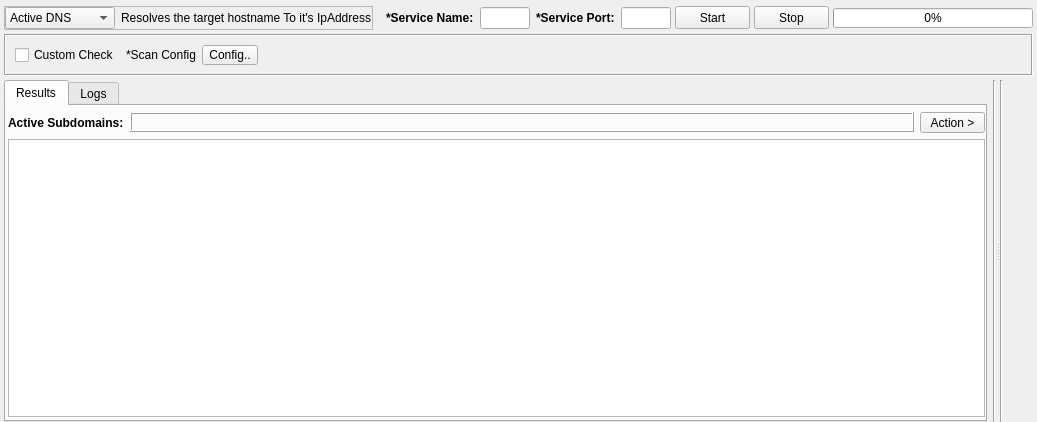
<?xml version="1.0" encoding="UTF-8"?>
<ui version="4.0">
 <class>Active</class>
 <widget class="QWidget" name="Active">
  <property name="geometry">
   <rect>
    <x>0</x>
    <y>0</y>
    <width>1037</width>
    <height>422</height>
   </rect>
  </property>
  <property name="windowTitle">
   <string>Form</string>
  </property>
  <property name="styleSheet">
   <string notr="true"/>
  </property>
  <layout class="QVBoxLayout" name="verticalLayout_2">
   <property name="spacing">
    <number>4</number>
   </property>
   <property name="leftMargin">
    <number>4</number>
   </property>
   <property name="topMargin">
    <number>6</number>
   </property>
   <property name="rightMargin">
    <number>4</number>
   </property>
   <property name="bottomMargin">
    <number>0</number>
   </property>
   <item>
    <layout class="QHBoxLayout" name="horizontalLayout_5">
     <item>
      <widget class="QFrame" name="frameDefault">
       <property name="frameShape">
        <enum>QFrame::StyledPanel</enum>
       </property>
       <property name="frameShadow">
        <enum>QFrame::Raised</enum>
       </property>
       <layout class="QHBoxLayout" name="horizontalLayout_3">
        <property name="leftMargin">
         <number>0</number>
        </property>
        <property name="topMargin">
         <number>0</number>
        </property>
        <property name="rightMargin">
         <number>0</number>
        </property>
        <property name="bottomMargin">
         <number>0</number>
        </property>
        <item>
         <widget class="QComboBox" name="comboBoxOption">
          <property name="sizePolicy">
           <sizepolicy hsizetype="Fixed" vsizetype="Fixed">
            <horstretch>0</horstretch>
            <verstretch>0</verstretch>
           </sizepolicy>
          </property>
          <property name="minimumSize">
           <size>
            <width>110</width>
            <height>22</height>
           </size>
          </property>
          <property name="focusPolicy">
           <enum>Qt::NoFocus</enum>
          </property>
          <property name="styleSheet">
           <string notr="true"/>
          </property>
          <item>
           <property name="text">
            <string>Active DNS</string>
           </property>
          </item>
          <item>
           <property name="text">
            <string>Active For HTTP</string>
           </property>
          </item>
          <item>
           <property name="text">
            <string>Active For HTTPS</string>
           </property>
          </item>
          <item>
           <property name="text">
            <string>Active For FTP</string>
           </property>
          </item>
          <item>
           <property name="text">
            <string>Active For SMTP</string>
           </property>
          </item>
         </widget>
        </item>
        <item>
         <widget class="QLabel" name="label_details">
          <property name="font">
           <font>
            <weight>50</weight>
            <bold>false</bold>
           </font>
          </property>
          <property name="text">
           <string>Resolves the target hostname To it's IpAddress</string>
          </property>
         </widget>
        </item>
       </layout>
      </widget>
     </item>
     <item>
      <widget class="QFrame" name="frameCustom">
       <property name="frameShape">
        <enum>QFrame::NoFrame</enum>
       </property>
       <property name="frameShadow">
        <enum>QFrame::Sunken</enum>
       </property>
       <layout class="QHBoxLayout" name="horizontalLayout">
        <property name="leftMargin">
         <number>9</number>
        </property>
        <property name="topMargin">
         <number>0</number>
        </property>
        <property name="rightMargin">
         <number>0</number>
        </property>
        <property name="bottomMargin">
         <number>0</number>
        </property>
        <item>
         <widget class="QLabel" name="label_3">
          <property name="sizePolicy">
           <sizepolicy hsizetype="Maximum" vsizetype="Maximum">
            <horstretch>0</horstretch>
            <verstretch>0</verstretch>
           </sizepolicy>
          </property>
          <property name="minimumSize">
           <size>
            <width>0</width>
            <height>0</height>
           </size>
          </property>
          <property name="font">
           <font>
            <weight>75</weight>
            <bold>true</bold>
           </font>
          </property>
          <property name="text">
           <string>*Service Name:</string>
          </property>
         </widget>
        </item>
        <item>
         <widget class="QLineEdit" name="lineEditServiceName"/>
        </item>
        <item>
         <widget class="QLabel" name="label_4">
          <property name="sizePolicy">
           <sizepolicy hsizetype="Maximum" vsizetype="Maximum">
            <horstretch>0</horstretch>
            <verstretch>0</verstretch>
           </sizepolicy>
          </property>
          <property name="minimumSize">
           <size>
            <width>0</width>
            <height>0</height>
           </size>
          </property>
          <property name="font">
           <font>
            <weight>75</weight>
            <bold>true</bold>
           </font>
          </property>
          <property name="text">
           <string>*Service Port:</string>
          </property>
         </widget>
        </item>
        <item>
         <widget class="QLineEdit" name="lineEditServicePort"/>
        </item>
       </layout>
      </widget>
     </item>
     <item>
      <spacer name="horizontalSpacer">
       <property name="orientation">
        <enum>Qt::Horizontal</enum>
       </property>
       <property name="sizeHint" stdset="0">
        <size>
         <width>40</width>
         <height>20</height>
        </size>
       </property>
      </spacer>
     </item>
     <item>
      <widget class="QPushButton" name="buttonStart">
       <property name="sizePolicy">
        <sizepolicy hsizetype="Fixed" vsizetype="Fixed">
         <horstretch>0</horstretch>
         <verstretch>0</verstretch>
        </sizepolicy>
       </property>
       <property name="minimumSize">
        <size>
         <width>75</width>
         <height>23</height>
        </size>
       </property>
       <property name="styleSheet">
        <string notr="true"/>
       </property>
       <property name="text">
        <string>Start</string>
       </property>
      </widget>
     </item>
     <item>
      <widget class="QPushButton" name="buttonStop">
       <property name="sizePolicy">
        <sizepolicy hsizetype="Fixed" vsizetype="Fixed">
         <horstretch>0</horstretch>
         <verstretch>0</verstretch>
        </sizepolicy>
       </property>
       <property name="minimumSize">
        <size>
         <width>75</width>
         <height>23</height>
        </size>
       </property>
       <property name="styleSheet">
        <string notr="true"/>
       </property>
       <property name="text">
        <string>Stop</string>
       </property>
      </widget>
     </item>
     <item>
      <widget class="QProgressBar" name="progressBar">
       <property name="minimumSize">
        <size>
         <width>200</width>
         <height>20</height>
        </size>
       </property>
       <property name="maximumSize">
        <size>
         <width>200</width>
         <height>20</height>
        </size>
       </property>
       <property name="styleSheet">
        <string notr="true"/>
       </property>
       <property name="value">
        <number>0</number>
       </property>
      </widget>
     </item>
    </layout>
   </item>
   <item>
    <widget class="QFrame" name="frame">
     <property name="sizePolicy">
      <sizepolicy hsizetype="Preferred" vsizetype="Preferred">
       <horstretch>0</horstretch>
       <verstretch>0</verstretch>
      </sizepolicy>
     </property>
     <property name="minimumSize">
      <size>
       <width>0</width>
       <height>42</height>
      </size>
     </property>
     <property name="maximumSize">
      <size>
       <width>16777215</width>
       <height>42</height>
      </size>
     </property>
     <property name="frameShape">
      <enum>QFrame::Box</enum>
     </property>
     <property name="frameShadow">
      <enum>QFrame::Sunken</enum>
     </property>
     <layout class="QHBoxLayout" name="horizontalLayout_2">
      <item>
       <widget class="QCheckBox" name="checkBoxCustomActive">
        <property name="text">
         <string>Custom Check</string>
        </property>
       </widget>
      </item>
      <item>
       <widget class="QLabel" name="label">
        <property name="text">
         <string>*Scan Config</string>
        </property>
       </widget>
      </item>
      <item>
       <widget class="QToolButton" name="buttonConfig">
        <property name="minimumSize">
         <size>
          <width>0</width>
          <height>18</height>
         </size>
        </property>
        <property name="styleSheet">
         <string notr="true"/>
        </property>
        <property name="text">
         <string>Config..</string>
        </property>
       </widget>
      </item>
      <item>
       <spacer name="horizontalSpacer_6">
        <property name="orientation">
         <enum>Qt::Horizontal</enum>
        </property>
        <property name="sizeHint" stdset="0">
         <size>
          <width>397</width>
          <height>20</height>
         </size>
        </property>
       </spacer>
      </item>
     </layout>
    </widget>
   </item>
   <item>
    <widget class="QSplitter" name="splitter">
     <property name="orientation">
      <enum>Qt::Horizontal</enum>
     </property>
     <widget class="QWidget" name="layoutWidget">
      <layout class="QHBoxLayout" name="horizontalLayout_4">
       <item>
        <widget class="QTabWidget" name="tabWidgetResults">
         <property name="styleSheet">
          <string notr="true"/>
         </property>
         <property name="tabPosition">
          <enum>QTabWidget::North</enum>
         </property>
         <property name="currentIndex">
          <number>0</number>
         </property>
         <widget class="QWidget" name="tabResults">
          <attribute name="title">
           <string>Results</string>
          </attribute>
          <layout class="QVBoxLayout" name="verticalLayout">
           <property name="leftMargin">
            <number>2</number>
           </property>
           <property name="topMargin">
            <number>6</number>
           </property>
           <property name="rightMargin">
            <number>0</number>
           </property>
           <property name="bottomMargin">
            <number>3</number>
           </property>
           <item>
            <layout class="QHBoxLayout" name="horizontalLayout_18">
             <item>
              <widget class="QLabel" name="label_14">
               <property name="sizePolicy">
                <sizepolicy hsizetype="Maximum" vsizetype="Preferred">
                 <horstretch>0</horstretch>
                 <verstretch>0</verstretch>
                </sizepolicy>
               </property>
               <property name="font">
                <font>
                 <weight>75</weight>
                 <bold>true</bold>
                </font>
               </property>
               <property name="text">
                <string>Active Subdomains:</string>
               </property>
              </widget>
             </item>
             <item>
              <widget class="QLabel" name="labelResultsCount">
               <property name="sizePolicy">
                <sizepolicy hsizetype="Preferred" vsizetype="Maximum">
                 <horstretch>0</horstretch>
                 <verstretch>0</verstretch>
                </sizepolicy>
               </property>
               <property name="minimumSize">
                <size>
                 <width>0</width>
                 <height>20</height>
                </size>
               </property>
               <property name="maximumSize">
                <size>
                 <width>16777215</width>
                 <height>20</height>
                </size>
               </property>
               <property name="font">
                <font>
                 <weight>75</weight>
                 <bold>true</bold>
                </font>
               </property>
               <property name="styleSheet">
                <string notr="true"/>
               </property>
               <property name="frameShape">
                <enum>QFrame::Box</enum>
               </property>
               <property name="frameShadow">
                <enum>QFrame::Raised</enum>
               </property>
               <property name="text">
                <string/>
               </property>
              </widget>
             </item>
             <item>
              <widget class="QToolButton" name="buttonAction">
               <property name="sizePolicy">
                <sizepolicy hsizetype="Fixed" vsizetype="Fixed">
                 <horstretch>0</horstretch>
                 <verstretch>0</verstretch>
                </sizepolicy>
               </property>
               <property name="minimumSize">
                <size>
                 <width>65</width>
                 <height>20</height>
                </size>
               </property>
               <property name="font">
                <font>
                 <weight>50</weight>
                 <bold>false</bold>
                </font>
               </property>
               <property name="styleSheet">
                <string notr="true"/>
               </property>
               <property name="text">
                <string>Action &gt;</string>
               </property>
              </widget>
             </item>
            </layout>
           </item>
           <item>
            <widget class="QTableView" name="tableViewResults">
             <property name="font">
              <font>
               <family>MS Shell Dlg 2</family>
               <pointsize>8</pointsize>
              </font>
             </property>
             <property name="focusPolicy">
              <enum>Qt::NoFocus</enum>
             </property>
             <property name="contextMenuPolicy">
              <enum>Qt::CustomContextMenu</enum>
             </property>
             <property name="accessibleDescription">
              <string/>
             </property>
             <property name="styleSheet">
              <string notr="true"/>
             </property>
             <property name="editTriggers">
              <set>QAbstractItemView::NoEditTriggers</set>
             </property>
             <property name="showDropIndicator" stdset="0">
              <bool>false</bool>
             </property>
             <property name="dragDropOverwriteMode">
              <bool>false</bool>
             </property>
             <property name="selectionMode">
              <enum>QAbstractItemView::ExtendedSelection</enum>
             </property>
             <property name="verticalScrollMode">
              <enum>QAbstractItemView::ScrollPerPixel</enum>
             </property>
             <property name="horizontalScrollMode">
              <enum>QAbstractItemView::ScrollPerPixel</enum>
             </property>
             <property name="showGrid">
              <bool>false</bool>
             </property>
             <property name="sortingEnabled">
              <bool>true</bool>
             </property>
             <property name="cornerButtonEnabled">
              <bool>false</bool>
             </property>
             <attribute name="horizontalHeaderCascadingSectionResizes">
              <bool>true</bool>
             </attribute>
             <attribute name="horizontalHeaderMinimumSectionSize">
              <number>100</number>
             </attribute>
             <attribute name="horizontalHeaderDefaultSectionSize">
              <number>220</number>
             </attribute>
             <attribute name="horizontalHeaderShowSortIndicator" stdset="0">
              <bool>true</bool>
             </attribute>
             <attribute name="horizontalHeaderStretchLastSection">
              <bool>true</bool>
             </attribute>
             <attribute name="verticalHeaderVisible">
              <bool>false</bool>
             </attribute>
             <attribute name="verticalHeaderMinimumSectionSize">
              <number>15</number>
             </attribute>
             <attribute name="verticalHeaderDefaultSectionSize">
              <number>15</number>
             </attribute>
             <attribute name="verticalHeaderHighlightSections">
              <bool>false</bool>
             </attribute>
            </widget>
           </item>
          </layout>
         </widget>
         <widget class="QWidget" name="tabLogs">
          <attribute name="title">
           <string>Logs</string>
          </attribute>
          <layout class="QVBoxLayout" name="verticalLayout_24">
           <property name="leftMargin">
            <number>0</number>
           </property>
           <property name="topMargin">
            <number>2</number>
           </property>
           <property name="rightMargin">
            <number>0</number>
           </property>
           <property name="bottomMargin">
            <number>0</number>
           </property>
           <item>
            <widget class="QPlainTextEdit" name="plainTextEditLogs">
             <property name="readOnly">
              <bool>true</bool>
             </property>
            </widget>
           </item>
          </layout>
         </widget>
        </widget>
       </item>
       <item>
        <widget class="Line" name="line_17">
         <property name="styleSheet">
          <string notr="true"/>
         </property>
         <property name="orientation">
          <enum>Qt::Vertical</enum>
         </property>
        </widget>
       </item>
      </layout>
     </widget>
     <widget class="QWidget" name="layoutWidget">
      <layout class="QHBoxLayout" name="horizontalLayout_6">
       <item>
        <widget class="Line" name="line_7">
         <property name="styleSheet">
          <string notr="true"/>
         </property>
         <property name="orientation">
          <enum>Qt::Vertical</enum>
         </property>
        </widget>
       </item>
       <item>
        <widget class="InputWidget" name="targets" native="true">
         <property name="minimumSize">
          <size>
           <width>0</width>
           <height>150</height>
          </size>
         </property>
        </widget>
       </item>
      </layout>
     </widget>
    </widget>
   </item>
  </layout>
 </widget>
 <customwidgets>
  <customwidget>
   <class>InputWidget</class>
   <extends>QWidget</extends>
   <header>src/widgets/InputWidget.h</header>
   <container>1</container>
  </customwidget>
 </customwidgets>
 <resources/>
 <connections/>
</ui>
